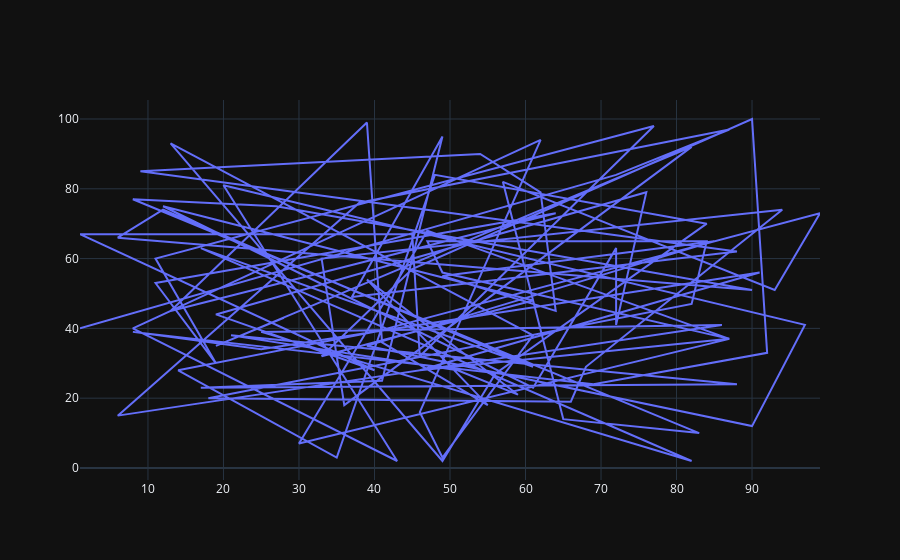

This figure's notebook cell:
### Markdown cell above
## draw line and scatter plots for random 100 x and y coordinates

### Code cell
import plotly.graph_objects as go
random_x= np.random.randint(1,101,100)
random_y= np.random.randint(1,101,100)
fig = go.Figure(data=go.Scatter(x=random_x, y=random_y, mode = "lines"))

fig.show()

### Figure 1 — Plotly figure (JSON) as saved in the notebook; plotly's stock layout.template omitted (floating-point values rounded to 4 significant figures)
{"data": [{"mode": "lines", "x": [1, 72, 87, 38, 6, 86, 25, 82, 17, 61, 12, 6, 90, 27, 8, 83, 65, 57, 93, 99, 40, 14, 35, 48, 84, 56, 49, 13, 61, 49, 46, 62, 8, 43, 20, 97, 90, 39, 85, 49, 64, 62, 54, 9, 88, 37, 49, 41, 17, 88, 21, 51, 59, 39, 55, 41, 39, 13, 64, 11, 19, 11, 77, 46, 45, 1, 40, 19, 76, 72, 72, 61, 12, 61, 33, 45, 90, 92, 69, 8, 25, 91, 46, 87, 30, 47, 87, 49, 47, 84, 82, 18, 66, 68, 94, 33, 36, 82, 19, 28], "y": [40, 84, 97, 76, 15, 41, 39, 2, 63, 29, 74, 66, 51, 75, 77, 10, 14, 82, 51, 73, 39, 28, 3, 84, 70, 27, 2, 93, 38, 3, 16, 94, 40, 2, 81, 41, 12, 35, 65, 55, 45, 79, 90, 85, 62, 49, 95, 25, 23, 24, 38, 28, 21, 54, 18, 36, 99, 45, 73, 53, 30, 60, 98, 32, 67, 67, 28, 44, 79, 41, 63, 23, 75, 48, 32, 57, 100, 33, 24, 39, 34, 56, 28, 37, 7, 68, 37, 56, 65, 65, 47, 20, 19, 29, 74, 60, 18, 92, 35, 43], "type": "scatter"}], "layout": {}}
